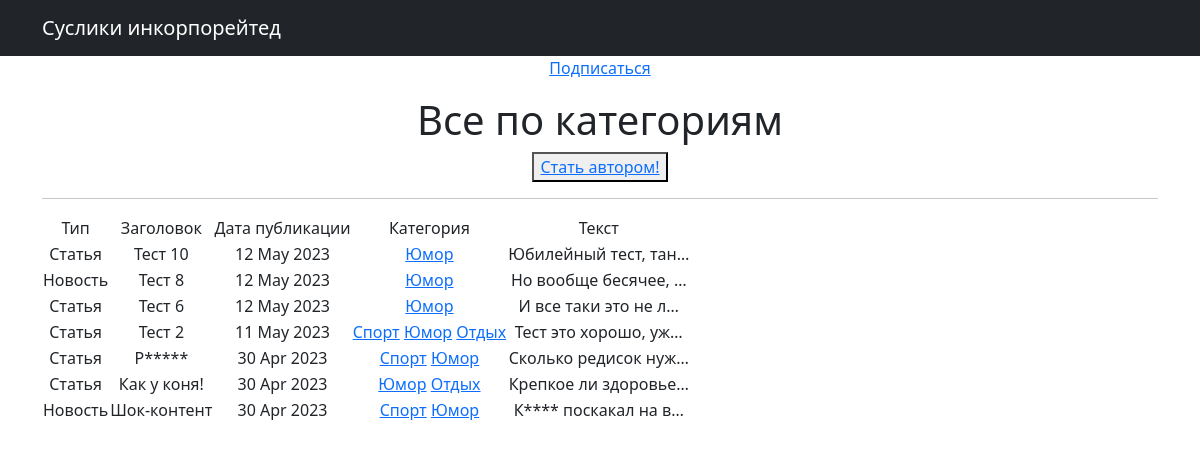
The app's page /categories/2 with its own data.
### news/models.py (models this page shows, shortened)
class Post(models.Model):
    objects = None
    author = models.ForeignKey(Author, on_delete=models.CASCADE)
    type = models.CharField(max_length=2, choices=TYPE, default='02')
    time_in = models.DateTimeField(auto_now_add=True)
    category = models.ManyToManyField(Category, through="PostCategory")
    head_name = models.CharField(max_length=250, unique=True)
    article_text = models.TextField()
    rate = models.IntegerField(default=0)

class Category(models.Model):
    objects = None
    name_category = models.CharField(max_length=250, unique=True)
    subscribers = models.ManyToManyField(User, blank=True, null=True, related_name="categories")

### news/views.py (the view)
# urls.py: path('categories/<int:pk>', CategoryListView.as_view(), name='category_list'),
class CategoryListView (NewsList):
    model= Post
    template_name = "categories.html"
    context_object_name = "category_news_list"
    def get_queryset(self):
        self.category = get_object_or_404(Category,id= self.kwargs ['pk'])
        queryset=Post.objects.filter(category=self.category).order_by('-time_in')
        return queryset
    def get_context_data(self, **kwargs):
        context = super().get_context_data(**kwargs)
        context["is_not_subscriber"] = self.request.user not in self.category.subscribers.all()
        context['category']=self.category
        return context

### news/templatetags/custom_filters.py (called while the page is built)
@register.filter()
def censor(word):
   if isinstance(word, str):
      for i in word.split():
         if i.capitalize() in cens:
               word = word.replace(i, i[0] + '*' * len(i))
   else:
      raise ValueError(
         'custom_filters -> censor -> A string is expected, but a different data type has been entered')
   return word

### news/views.py (called while the page is built)
    def get_context_data(self, **kwargs):
        context = super().get_context_data(**kwargs)
        context['is_not_authors'] = not self.request.user.groups.filter(name='authors').exists()
        return context

### templates/categories.html (shortened to what this page needs)
{% extends 'flatpages/default.html' %}
{% load custom_filters %}
{% load custom_tags %}
{% block content %}
   {% if is_not_subscriber %}
        <p class="text-center"><a href="{%url 'subscribe' category.id %}" class="button">Подписаться</a></p>
   {% endif %}
   <h1>Все по категориям</h1>
   {% if is_not_authors %}
   <button> <a href="http://127.0.0.1:8000/sign/upgrade/"> Cтать автором!</a> </button>
   {% endif %}
   <hr>
   {% if category_news_list %}
       <table>
           <tr>
               <td>Тип</td>
               <td>Заголовок</td>
               <td>Дата публикации</td>
               <td>Категория</td>
               <td>Текст</td>
           </tr>
           {% for post in category_news_list %}
           <tr>
               <td>{{ post.get_type_display }}</td>
               <td>{{ post.head_name|censor }}</td>
               <td>{{ post.time_in|date:'d M Y' }}</td>
               <td>{% for category in post.category.all %}
                   <a href="{% url 'category_list' category.id %}">{{category.name_category}}</a>
               {% endfor %}</td>
               <td>{{ post.article_text|censor| truncatechars:20}}</td>
           </tr>
           {% endfor %}
       </table>
   {% else %}
       <h2>Новостей нет!</h2>
   {% endif %}
{% endblock content %}

### records on screen
Post: type "Статья", head_name|censor "Тест 10", time_in "12 May 2023", article_text|censor "Юбилейный тест, тан…"
Category: name_category "Юмор"
Post: type "Новость", head_name|censor "Тест 8", time_in "12 May 2023", article_text|censor "Но вообще бесячее, …"
Post: type "Статья", head_name|censor "Тест 6", time_in "12 May 2023", article_text|censor "И все таки это не л…"
Post: type "Статья", head_name|censor "Тест 2", time_in "11 May 2023", article_text|censor "Тест это хорошо, уж…"
Category: name_category "Спорт"
Category: name_category "Отдых"
Post: type "Статья", head_name|censor "Р*****", time_in "30 Apr 2023", article_text|censor "Сколько редисок нуж…"
Post: type "Статья", head_name|censor "Как у коня!", time_in "30 Apr 2023", article_text|censor "Крепкое ли здоровье…"
Post: type "Новость", head_name|censor "Шок-контент", time_in "30 Apr 2023", article_text|censor "К**** поскакал на в…"
